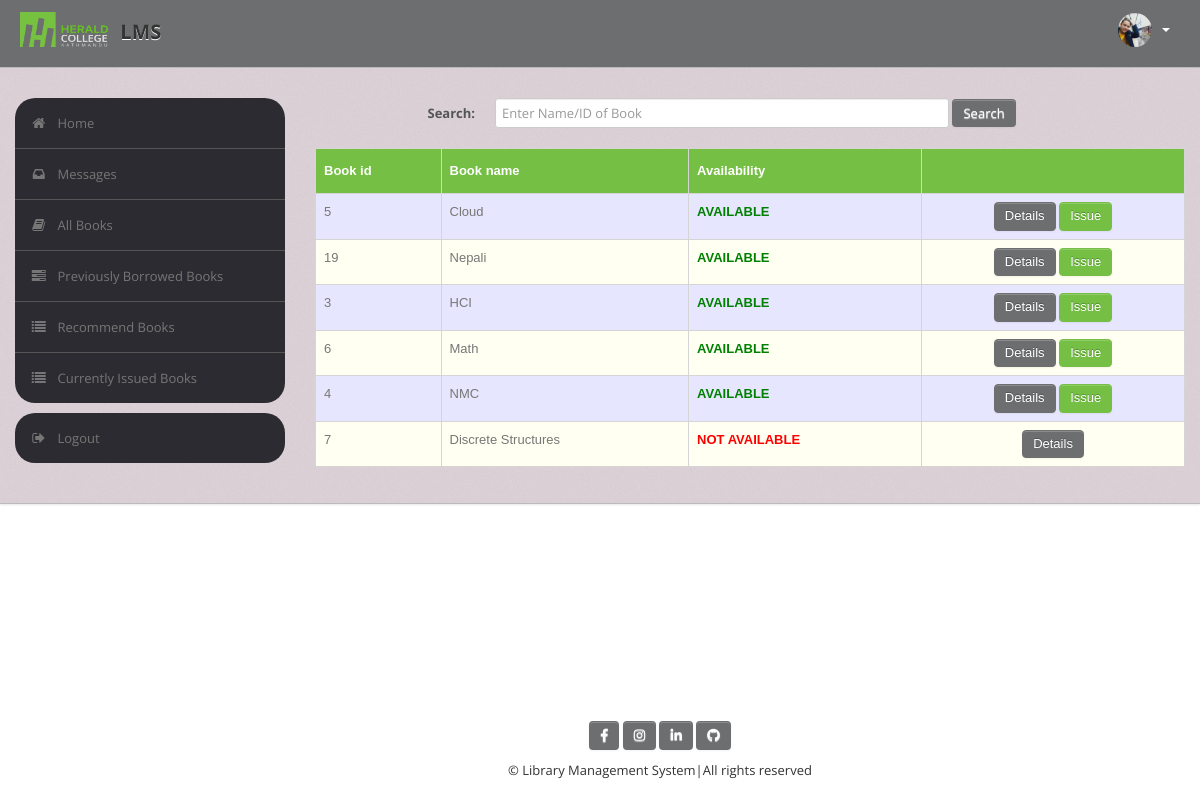
/student/book.php (signed in), run on the app's committed database.
### tables this page shows
CREATE TABLE `book` (
  `BookId` int(10) NOT NULL,
  `Title` varchar(50) DEFAULT NULL,
  `Publisher` varchar(50) DEFAULT NULL,
  `Year` varchar(50) DEFAULT NULL,
  `Availability` int(5) DEFAULT NULL
);

### student/book.php (the view, shortened to what this page needs)
<?php
require('dbconn.php');
?>
<?php
if ($_SESSION['UserId']) {
?>
    <!DOCTYPE html>
    <html lang="en">
    <head>
        <link type="text/css" href="bootstrap/css/bootstrap.min.css" rel="stylesheet">
        <link type="text/css" href="bootstrap/css/bootstrap-responsive.min.css" rel="stylesheet">
        <link type="text/css" href="css/theme.css" rel="stylesheet">
        <link type="text/css" href="images/icons/css/font-awesome.css" rel="stylesheet">
    </head>
    <body>
        <div class="navbar navbar-fixed-top">
            <div class="navbar-inner">
                <div class="container">
                        <a class="brand" href="index.php"><img src="images/nn.png" class="logo" /> LMS </a>
                    <div class="nav-collapse collapse navbar-inverse-collapse">
                        <ul class="nav pull-right">
                            <li class="nav-user dropdown"><a href="#" class="dropdown-toggle" data-toggle="dropdown">
                                    <img src="images/user.png" class="nav-avatar" />
                                    <b class="caret"></b></a>
                            </li>
                        </ul>
                    </div>
                </div>
            </div>
        </div>
        <div class="wrapper">
            <div class="container">
                <div class="row">
                    <div class="span3">
                        <div class="sidebar">
                            <ul class="widget widget-menu unstyled">
                                <li class="active"><a href="index.php"><i class="menu-icon icon-home"></i>Home
                                    </a></li>
                                <li><a href="message.php"><i class="menu-icon icon-inbox"></i>Messages</a>
                                </li>
                                <li><a href="book.php"><i class="menu-icon icon-book"></i>All Books </a></li>
                                <li><a href="history.php"><i class="menu-icon icon-tasks"></i>Previously Borrowed Books </a></li>
                                <li><a href="recommendations.php"><i class="menu-icon icon-list"></i>Recommend Books </a></li>
                                <li><a href="current.php"><i class="menu-icon icon-list"></i>Currently Issued Books </a></li>
                            </ul>
                            <ul class="widget widget-menu unstyled">
                                <li><a href="logout.php"><i class="menu-icon icon-signout"></i>Logout </a></li>
                            </ul>
                        </div>
                    </div>
                    <div class="span9">
                        <form class="form-horizontal row-fluid" action="book.php" method="post">
                            <div class="control-group">
                                <label class="control-label" for="Search"><b>Search:</b></label>
                                <div class="controls">
                                    <input type="text" id="title" name="title" placeholder="Enter Name/ID of Book" class="span8" required>
                                    <button type="submit" name="submit" class="btn">Search</button>
                                </div>
                            </div>
                        </form>
                        <br>
                        <?php
                        if (isset($_POST['submit'])) {
                            $s = $_POST['title'];
                            $sql = "select * from LMS.book where BookId='$s' or Title like '%$s%'";
                        }
                        else
                            $sql = "select * from LMS.book order by Availability DESC";
                        $result = $conn->query($sql);
                        $rowcount = mysqli_num_rows($result);
                        if (!($rowcount))
                            echo "<br><center><h2><b><i>No Results</i></b></h2></center>";
                        else {
                        ?>
                            <table class="table" id="tables">
                                <thead>
                                    <tr>
                                        <th>Book id</th>
                                        <th>Book name</th>
                                        <th>Availability</th>
                                        <th></th>
                                    </tr>
                                </thead>
                                <tbody>
                                    <?php
                                    while ($row = $result->fetch_assoc()) {
                                        $bookid = $row['BookId'];
                                        $name = $row['Title'];
                                        $avail = $row['Availability'];
                                    ?>
                                        <tr>
                                            <td><?php echo $bookid ?></td>
                                            <td><?php echo $name ?></td>
                                            <td><b><?php
                                                    if ($avail > 0)
                                                        echo "<font color=\"green\">AVAILABLE</font>";
                                                    else
                                                        echo "<font color=\"red\">NOT AVAILABLE</font>";
                                                    ?>
                                                </b></td>
                                            <td>
                                                <center><a href="bookdetails.php?id=<?php echo $bookid; ?>" class="btn btn-primary">Details</a>
                                                    <?php
                                                    if ($avail > 0)
                                                        echo "<a href=\"time1.php?id=" . $bookid . "\" class=\"btn btn-success\">Issue</a>";
                                                    ?>
                                                </center>
                                            </td>
                                        </tr>
                                <?php }
                                } ?>
                                </tbody>
                            </table>
                    </div>
                </div>
            </div>
        </div>
        <?php include('footer.php') ?>
    </body>
    </html>
<?php } else {
    echo "<script type='text/javascript'>alert('Access Denied!!!')</script>";
} ?>

### student/css/theme.css (style rules this page uses)
#tables { font-family: "Trebuchet MS", Arial, Helvetica, sans-serif; border-collapse: collapse; width: 100%; }
#tables td, #tables th { border: 1px solid #ddd; padding: 8px; }
#tables tr:nth-child(even) { background-color: #fffff2; }
#tables tr:nth-child(odd) { background-color: #e6e6ff; }
#tables th { padding-top: 12px; padding-bottom: 12px; text-align: left; background-color: #74bf44; color: white; }
body { font-size: 13px; font-family: 'Open Sans', Arial, sans-serif; background: #fff; color: #777 }
strong, b { color: #555 }
.wrapper { background: url(../images/bg.png) #cec1c8; border-bottom: 1px solid #bbb; -webkit-box-shadow: 0 1px 2px rgba(0,0,0,0.1); -moz-box-shadow: 0 1px 2px rgba(0,0,0,0.1); box-shadow: 0 1px 2px rgba(0,0,0,0.1); padding: 30px 0 }
form { margin: 0 }
select, textarea, input[type="text"], input[type="password"], input[type="datetime"], input[type="datetime-local"], input[type="date"], input[type="month"], input[type="time"], input[type="week"], input[type="number"], input[type="email"], input[type="url"], input[type="search"], input[type="tel"], input[type="color"], .uneditable-input, label, input, button, select, textarea { -webkit-border-radius: 3px; -moz-border-radius: 3px; border-radius: 3px; font-size: 13px; font-family: 'Open Sans', Tahoma, Arial, sans-serif }
body [class^="icon-"], body [class*=" icon-"] { font-size: 14px; line-height: 20px; height: 20px }
.form-horizontal .control-group, .form-vertical .control-group { margin-bottom: 0 }
.navbar { position: static!important; margin: 0!important }
.navbar .navbar-inner { background: #6d6e70; border-bottom: 1px solid #bbb; -webkit-box-shadow: 0 1px 2px rgba(0,0,0,0.15); -moz-box-shadow: 0 1px 2px rgba(0,0,0,0.15); box-shadow: 0 1px 2px rgba(0,0,0,0.15) }
.navbar .brand { color: #333; font-weight: bold; font-size: 20px; margin-right: 20px; padding: 20px }
.logo { width: 90px; height: 35px; margin: -8px 5px 0 ; }
.navbar .nav>li>a { padding: 20px 15px; font-weight: bold; color: #777 }
.nav-user>a { height: 20px }
.nav-avatar { width: 34px; height: 34px; margin: -7px 5px 0 0; -webkit-border-radius: 50%; -moz-border-radius: 50%; border-radius: 50% }
.btn, .btn-box { -webkit-border-radius: 3px; -moz-border-radius: 3px; border-radius: 3px }
.btn { font-size: 13px; font-weight: 600 }
.btn { display: inline-block; margin-bottom: 0; font-weight: 400; text-align: center; vertical-align: middle; cursor: pointer; background-color: #6d6e70; color: #fff; background-image: none; border: 1px solid transparent; white-space: nowrap; padding: 4px 10px; font-size: 13px; line-height: 1.42857; border-radius: 4px; -webkit-user-select: none; -moz-user-select: none; -ms-user-select: none; user-select: none }
.btn-primary { color: #fff; background-color: #6d6e70; border-color: #6d6e70; }
.btn-success { color: #fff; background-color: #74bf44; border-color: #74bf44 }
.table { margin-bottom: 0 }
.table th, .table td { border-color: #d5d5d5!important }
.widget-menu { background: #fff; -webkit-border-radius: 3px; -moz-border-radius: 3px; border-radius: 20px; overflow: hidden }
.widget-menu a { color: #555; display: block; line-height: 20px; padding: 15px; text-decoration: none!important }
.widget-menu .menu-icon { margin-right: 10px; color: #767676; -webkit-transition: all .2s ease-in-out; -moz-transition: all .2s ease-in-out; transition: all .2s ease-in-out; }
.widget-menu>li+li { border-top: 1px solid #555 }
.widget-menu>li>a { background-color: #2d2b32; color: #767676; -webkit-transition: all .2s ease-in-out; -moz-transition: all .2s ease-in-out; transition: all .2s ease-in-out; }

### data on the page
book: BookId "5", Title "Cloud", Availability "AVAILABLE"
book: BookId "19", Title "Nepali", Availability "AVAILABLE"
book: BookId "3", Title "HCI", Availability "AVAILABLE"
book: BookId "6", Title "Math", Availability "AVAILABLE"
book: BookId "4", Title "NMC", Availability "AVAILABLE"
book: BookId "7", Title "Discrete Structures", Availability "NOT AVAILABLE"
